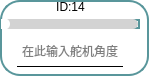
       <widget class="QFrame" name="frame_20">
        <property name="enabled">
         <bool>true</bool>
        </property>
        <property name="layoutDirection">
         <enum>Qt::RightToLeft</enum>
        </property>
        <property name="styleSheet">
         <string notr="true">* {
  background: white; /* 背景改为白色 */
  border: 2px solid #59969b; /* 使用与滑块一致的颜色 */
  border-radius: 20px;
}

</string>
        </property>
        <property name="frameShape">
         <enum>QFrame::StyledPanel</enum>
        </property>
        <property name="frameShadow">
         <enum>QFrame::Raised</enum>
        </property>
        <widget class="QSlider" name="Slider_Servo14">
         <property name="geometry">
          <rect>
           <x>1</x>
           <y>19</y>
           <width>139</width>
           <height>10</height>
          </rect>
         </property>
         <property name="maximumSize">
          <size>
           <width>16777215</width>
           <height>10</height>
          </size>
         </property>
         <property name="layoutDirection">
          <enum>Qt::LeftToRight</enum>
         </property>
         <property name="styleSheet">
          <string notr="true">QSlider::groove:horizontal {
    border: none;
    height: 10px;
    background-color: lightgray;
    border-radius: 5px;
}

QSlider::handle:horizontal {
    width: 12px; /* 增大滑块的宽度 */
    margin: -1px 0px -1px -5px;
    border-radius: 6px; /* 也可以调整圆角半径以匹配滑块的大小 */
    background-color: white;
}

QSlider::sub-page:horizontal {
    background-color: qlineargradient(x1:0, y1:0, x2:1, y2:1, stop:0 #59969b, stop:1 #04e7fa);
    border-radius: 5px;
}
</string>
         </property>
         <property name="minimum">
          <number>0</number>
         </property>
         <property name="maximum">
          <number>240</number>
         </property>
         <property name="orientation">
          <enum>Qt::Horizontal</enum>
         </property>
         <property name="invertedAppearance">
          <bool>false</bool>
         </property>
         <property name="tickPosition">
          <enum>QSlider::NoTicks</enum>
         </property>
         <property name="tickInterval">
          <number>1</number>
         </property>
        </widget>
        <widget class="QLineEdit" name="lineEdit_servo14">
         <property name="enabled">
          <bool>true</bool>
         </property>
         <property name="geometry">
          <rect>
           <x>17</x>
           <y>36</y>
           <width>106</width>
           <height>31</height>
          </rect>
         </property>
         <property name="maximumSize">
          <size>
           <width>120</width>
           <height>16777215</height>
          </size>
         </property>
         <property name="layoutDirection">
          <enum>Qt::LeftToRight</enum>
         </property>
         <property name="styleSheet">
          <string notr="true">QLineEdit {
            border-top: none;
            border-left: none;
            border-right: none;
            border-bottom: 1px solid black;
            background-color: transparent;
        }
        
        QLineEdit:focus {
            border-bottom: 1px solid #2a70f4;
        }</string>
         </property>
         <property name="alignment">
          <set>Qt::AlignCenter</set>
         </property>
         <property name="placeholderText">
          <string>在此输入舵机角度</string>
         </property>
        </widget>
        <widget class="QLabel" name="label_id14">
         <property name="geometry">
          <rect>
           <x>1</x>
           <y>2</y>
           <width>139</width>
           <height>10</height>
          </rect>
         </property>
         <property name="minimumSize">
          <size>
           <width>0</width>
           <height>10</height>
          </size>
         </property>
         <property name="maximumSize">
          <size>
           <width>16777215</width>
           <height>10</height>
          </size>
         </property>
         <property name="styleSheet">
          <string notr="true">QLabel{border: none; /* 去掉控件的边框 */}
QLabel{background: none; /* 去掉控件的边框 */}</string>
         </property>
         <property name="text">
          <string>ID:14</string>
         </property>
         <property name="alignment">
          <set>Qt::AlignCenter</set>
         </property>
        </widget>
       </widget>
